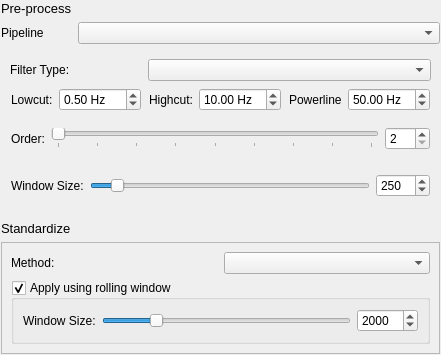
          <widget class="QWidget" name="container_signal_filtering_sidebar" native="true">
           <property name="sizePolicy">
            <sizepolicy hsizetype="Preferred" vsizetype="Fixed">
             <horstretch>0</horstretch>
             <verstretch>0</verstretch>
            </sizepolicy>
           </property>
           <layout class="QGridLayout" name="gridLayout_2">
            <property name="leftMargin">
             <number>1</number>
            </property>
            <property name="topMargin">
             <number>1</number>
            </property>
            <property name="rightMargin">
             <number>1</number>
            </property>
            <property name="bottomMargin">
             <number>1</number>
            </property>
            <item row="4" column="0" colspan="2">
             <widget class="QFrame" name="container_standardize">
              <property name="sizePolicy">
               <sizepolicy hsizetype="Preferred" vsizetype="Fixed">
                <horstretch>0</horstretch>
                <verstretch>0</verstretch>
               </sizepolicy>
              </property>
              <property name="font">
               <font>
                <bold>false</bold>
               </font>
              </property>
              <property name="toolTip">
               <string>Standardization is applied post-filtering</string>
              </property>
              <property name="frameShape">
               <enum>QFrame::StyledPanel</enum>
              </property>
              <layout class="QGridLayout" name="gridLayout_9">
               <item row="0" column="1">
                <widget class="ComboBox" name="combo_box_scale_method"/>
               </item>
               <item row="1" column="0" colspan="2">
                <widget class="QGroupBox" name="container_scale_window_inputs">
                 <property name="sizePolicy">
                  <sizepolicy hsizetype="Preferred" vsizetype="Fixed">
                   <horstretch>0</horstretch>
                   <verstretch>0</verstretch>
                  </sizepolicy>
                 </property>
                 <property name="title">
                  <string>Apply using rolling window</string>
                 </property>
                 <property name="checkable">
                  <bool>true</bool>
                 </property>
                 <property name="checked">
                  <bool>true</bool>
                 </property>
                 <layout class="QHBoxLayout" name="horizontalLayout_2">
                  <item>
                   <widget class="QLabel" name="label_2">
                    <property name="sizePolicy">
                     <sizepolicy hsizetype="Maximum" vsizetype="Preferred">
                      <horstretch>0</horstretch>
                      <verstretch>0</verstretch>
                     </sizepolicy>
                    </property>
                    <property name="text">
                     <string>Window Size:</string>
                    </property>
                    <property name="buddy">
                     <cstring>slider_scale_window_size</cstring>
                    </property>
                   </widget>
                  </item>
                  <item>
                   <widget class="QSlider" name="slider_scale_window_size">
                    <property name="sizePolicy">
                     <sizepolicy hsizetype="Preferred" vsizetype="Fixed">
                      <horstretch>0</horstretch>
                      <verstretch>0</verstretch>
                     </sizepolicy>
                    </property>
                    <property name="minimum">
                     <number>5</number>
                    </property>
                    <property name="maximum">
                     <number>10000</number>
                    </property>
                    <property name="value">
                     <number>2000</number>
                    </property>
                    <property name="orientation">
                     <enum>Qt::Horizontal</enum>
                    </property>
                   </widget>
                  </item>
                  <item>
                   <widget class="QSpinBox" name="spin_box_scale_window_size">
                    <property name="sizePolicy">
                     <sizepolicy hsizetype="Maximum" vsizetype="Fixed">
                      <horstretch>0</horstretch>
                      <verstretch>0</verstretch>
                     </sizepolicy>
                    </property>
                    <property name="correctionMode">
                     <enum>QAbstractSpinBox::CorrectToNearestValue</enum>
                    </property>
                    <property name="minimum">
                     <number>5</number>
                    </property>
                    <property name="maximum">
                     <number>10000</number>
                    </property>
                    <property name="value">
                     <number>2000</number>
                    </property>
                   </widget>
                  </item>
                 </layout>
                </widget>
               </item>
               <item row="0" column="0">
                <widget class="QLabel" name="label">
                 <property name="sizePolicy">
                  <sizepolicy hsizetype="Preferred" vsizetype="Fixed">
                   <horstretch>0</horstretch>
                   <verstretch>0</verstretch>
                  </sizepolicy>
                 </property>
                 <property name="text">
                  <string>Method:</string>
                 </property>
                 <property name="buddy">
                  <cstring>combo_box_scale_method</cstring>
                 </property>
                </widget>
               </item>
              </layout>
             </widget>
            </item>
            <item row="3" column="0">
             <widget class="QLabel" name="label_16">
              <property name="sizePolicy">
               <sizepolicy hsizetype="Preferred" vsizetype="Fixed">
                <horstretch>0</horstretch>
                <verstretch>0</verstretch>
               </sizepolicy>
              </property>
              <property name="font">
               <font>
                <pointsize>10</pointsize>
                <bold>false</bold>
               </font>
              </property>
              <property name="toolTip">
               <string>Standardization is applied post-filtering</string>
              </property>
              <property name="text">
               <string>Standardize</string>
              </property>
             </widget>
            </item>
            <item row="2" column="0" colspan="2">
             <widget class="QWidget" name="container_custom_filter_inputs" native="true">
              <property name="sizePolicy">
               <sizepolicy hsizetype="Preferred" vsizetype="Fixed">
                <horstretch>0</horstretch>
                <verstretch>0</verstretch>
               </sizepolicy>
              </property>
              <layout class="QGridLayout" name="gridLayout_10">
               <item row="3" column="0" colspan="3">
                <widget class="QWidget" name="container_order_inputs" native="true">
                 <property name="sizePolicy">
                  <sizepolicy hsizetype="Preferred" vsizetype="Preferred">
                   <horstretch>0</horstretch>
                   <verstretch>0</verstretch>
                  </sizepolicy>
                 </property>
                 <property name="font">
                  <font>
                   <pointsize>9</pointsize>
                   <bold>false</bold>
                  </font>
                 </property>
                 <layout class="QHBoxLayout" name="horizontalLayout_5">
                  <property name="leftMargin">
                   <number>1</number>
                  </property>
                  <property name="rightMargin">
                   <number>1</number>
                  </property>
                  <item>
                   <widget class="QLabel" name="label_10">
                    <property name="sizePolicy">
                     <sizepolicy hsizetype="Maximum" vsizetype="Preferred">
                      <horstretch>0</horstretch>
                      <verstretch>0</verstretch>
                     </sizepolicy>
                    </property>
                    <property name="font">
                     <font>
                      <pointsize>9</pointsize>
                      <bold>false</bold>
                     </font>
                    </property>
                    <property name="text">
                     <string>Order:</string>
                    </property>
                    <property name="buddy">
                     <cstring>slider_order</cstring>
                    </property>
                   </widget>
                  </item>
                  <item>
                   <widget class="QSlider" name="slider_order">
                    <property name="sizePolicy">
                     <sizepolicy hsizetype="Preferred" vsizetype="Fixed">
                      <horstretch>0</horstretch>
                      <verstretch>0</verstretch>
                     </sizepolicy>
                    </property>
                    <property name="font">
                     <font>
                      <pointsize>9</pointsize>
                      <bold>false</bold>
                     </font>
                    </property>
                    <property name="minimum">
                     <number>2</number>
                    </property>
                    <property name="maximum">
                     <number>10</number>
                    </property>
                    <property name="orientation">
                     <enum>Qt::Horizontal</enum>
                    </property>
                    <property name="tickPosition">
                     <enum>QSlider::TicksBelow</enum>
                    </property>
                    <property name="tickInterval">
                     <number>1</number>
                    </property>
                   </widget>
                  </item>
                  <item>
                   <widget class="QSpinBox" name="spin_box_order">
                    <property name="sizePolicy">
                     <sizepolicy hsizetype="Fixed" vsizetype="Preferred">
                      <horstretch>0</horstretch>
                      <verstretch>0</verstretch>
                     </sizepolicy>
                    </property>
                    <property name="minimumSize">
                     <size>
                      <width>45</width>
                      <height>0</height>
                     </size>
                    </property>
                    <property name="font">
                     <font>
                      <pointsize>9</pointsize>
                      <bold>false</bold>
                     </font>
                    </property>
                    <property name="frame">
                     <bool>true</bool>
                    </property>
                    <property name="correctionMode">
                     <enum>QAbstractSpinBox::CorrectToNearestValue</enum>
                    </property>
                    <property name="minimum">
                     <number>2</number>
                    </property>
                    <property name="maximum">
                     <number>10</number>
                    </property>
                   </widget>
                  </item>
                 </layout>
                </widget>
               </item>
               <item row="0" column="0">
                <widget class="QLabel" name="label_7">
                 <property name="sizePolicy">
                  <sizepolicy hsizetype="Maximum" vsizetype="Preferred">
                   <horstretch>0</horstretch>
                   <verstretch>0</verstretch>
                  </sizepolicy>
                 </property>
                 <property name="font">
                  <font>
                   <pointsize>9</pointsize>
                   <bold>false</bold>
                  </font>
                 </property>
                 <property name="text">
                  <string>Filter Type:</string>
                 </property>
                 <property name="buddy">
                  <cstring>combo_box_filter_method</cstring>
                 </property>
                </widget>
               </item>
               <item row="0" column="1" colspan="2">
                <widget class="ComboBox" name="combo_box_filter_method">
                 <property name="font">
                  <font>
                   <pointsize>9</pointsize>
                   <bold>false</bold>
                  </font>
                 </property>
                </widget>
               </item>
               <item row="1" column="1">
                <widget class="QWidget" name="container_highcut" native="true">
                 <layout class="QGridLayout" name="gridLayout_3">
                  <property name="leftMargin">
                   <number>1</number>
                  </property>
                  <property name="topMargin">
                   <number>1</number>
                  </property>
                  <property name="rightMargin">
                   <number>1</number>
                  </property>
                  <property name="bottomMargin">
                   <number>1</number>
                  </property>
                  <item row="0" column="1">
                   <widget class="QDoubleSpinBox" name="dbl_spin_box_highcut">
                    <property name="sizePolicy">
                     <sizepolicy hsizetype="Minimum" vsizetype="Fixed">
                      <horstretch>0</horstretch>
                      <verstretch>0</verstretch>
                     </sizepolicy>
                    </property>
                    <property name="font">
                     <font>
                      <pointsize>9</pointsize>
                      <bold>false</bold>
                     </font>
                    </property>
                    <property name="frame">
                     <bool>true</bool>
                    </property>
                    <property name="correctionMode">
                     <enum>QAbstractSpinBox::CorrectToNearestValue</enum>
                    </property>
                    <property name="suffix">
                     <string> Hz</string>
                    </property>
                    <property name="maximum">
                     <double>999.990000000000009</double>
                    </property>
                    <property name="singleStep">
                     <double>0.100000000000000</double>
                    </property>
                    <property name="value">
                     <double>10.000000000000000</double>
                    </property>
                   </widget>
                  </item>
                  <item row="0" column="0">
                   <widget class="QLabel" name="label_9">
                    <property name="sizePolicy">
                     <sizepolicy hsizetype="Fixed" vsizetype="Preferred">
                      <horstretch>0</horstretch>
                      <verstretch>0</verstretch>
                     </sizepolicy>
                    </property>
                    <property name="font">
                     <font>
                      <pointsize>9</pointsize>
                      <bold>false</bold>
                     </font>
                    </property>
                    <property name="text">
                     <string>Highcut:</string>
                    </property>
                    <property name="alignment">
                     <set>Qt::AlignLeading|Qt::AlignLeft|Qt::AlignVCenter</set>
                    </property>
                    <property name="buddy">
                     <cstring>dbl_spin_box_highcut</cstring>
                    </property>
                   </widget>
                  </item>
                 </layout>
                </widget>
               </item>
               <item row="1" column="0">
                <widget class="QWidget" name="container_lowcut" native="true">
                 <layout class="QGridLayout" name="gridLayout_5">
                  <property name="leftMargin">
                   <number>1</number>
                  </property>
                  <property name="topMargin">
                   <number>1</number>
                  </property>
                  <property name="rightMargin">
                   <number>1</number>
                  </property>
                  <property name="bottomMargin">
                   <number>1</number>
                  </property>
                  <item row="0" column="0">
                   <widget class="QLabel" name="label_8">
                    <property name="sizePolicy">
                     <sizepolicy hsizetype="Fixed" vsizetype="Preferred">
                      <horstretch>0</horstretch>
                      <verstretch>0</verstretch>
                     </sizepolicy>
                    </property>
                    <property name="font">
                     <font>
                      <pointsize>9</pointsize>
                      <bold>false</bold>
                     </font>
                    </property>
                    <property name="text">
                     <string>Lowcut:</string>
                    </property>
                    <property name="buddy">
                     <cstring>dbl_spin_box_lowcut</cstring>
                    </property>
                   </widget>
                  </item>
                  <item row="0" column="1">
                   <widget class="QDoubleSpinBox" name="dbl_spin_box_lowcut">
                    <property name="sizePolicy">
                     <sizepolicy hsizetype="Minimum" vsizetype="Fixed">
                      <horstretch>0</horstretch>
                      <verstretch>0</verstretch>
                     </sizepolicy>
                    </property>
                    <property name="font">
                     <font>
                      <pointsize>9</pointsize>
                      <bold>false</bold>
                     </font>
                    </property>
                    <property name="wrapping">
                     <bool>false</bool>
                    </property>
                    <property name="frame">
                     <bool>true</bool>
                    </property>
                    <property name="correctionMode">
                     <enum>QAbstractSpinBox::CorrectToNearestValue</enum>
                    </property>
                    <property name="suffix">
                     <string> Hz</string>
                    </property>
                    <property name="maximum">
                     <double>999.990000000000009</double>
                    </property>
                    <property name="singleStep">
                     <double>0.100000000000000</double>
                    </property>
                    <property name="stepType">
                     <enum>QAbstractSpinBox::AdaptiveDecimalStepType</enum>
                    </property>
                    <property name="value">
                     <double>0.500000000000000</double>
                    </property>
                   </widget>
                  </item>
                 </layout>
                </widget>
               </item>
               <item row="5" column="0" colspan="3">
                <widget class="QWidget" name="container_window_size" native="true">
                 <property name="font">
                  <font>
                   <pointsize>9</pointsize>
                   <bold>false</bold>
                  </font>
                 </property>
                 <layout class="QHBoxLayout" name="horizontalLayout_3">
                  <property name="leftMargin">
                   <number>1</number>
                  </property>
                  <property name="rightMargin">
                   <number>1</number>
                  </property>
                  <item>
                   <widget class="QLabel" name="label_11">
                    <property name="sizePolicy">
                     <sizepolicy hsizetype="Maximum" vsizetype="Preferred">
                      <horstretch>0</horstretch>
                      <verstretch>0</verstretch>
                     </sizepolicy>
                    </property>
                    <property name="font">
                     <font>
                      <pointsize>9</pointsize>
                      <bold>false</bold>
                     </font>
                    </property>
                    <property name="text">
                     <string>Window Size:</string>
                    </property>
                    <property name="scaledContents">
                     <bool>true</bool>
                    </property>
                    <property name="buddy">
                     <cstring>slider_window_size</cstring>
                    </property>
                   </widget>
                  </item>
                  <item>
                   <widget class="QSlider" name="slider_window_size">
                    <property name="sizePolicy">
                     <sizepolicy hsizetype="Preferred" vsizetype="Fixed">
                      <horstretch>0</horstretch>
                      <verstretch>0</verstretch>
                     </sizepolicy>
                    </property>
                    <property name="font">
                     <font>
                      <pointsize>9</pointsize>
                      <bold>false</bold>
                     </font>
                    </property>
                    <property name="minimum">
                     <number>5</number>
                    </property>
                    <property name="maximum">
                     <number>3333</number>
                    </property>
                    <property name="singleStep">
                     <number>1</number>
                    </property>
                    <property name="value">
                     <number>250</number>
                    </property>
                    <property name="orientation">
                     <enum>Qt::Horizontal</enum>
                    </property>
                   </widget>
                  </item>
                  <item>
                   <widget class="QSpinBox" name="spin_box_window_size">
                    <property name="sizePolicy">
                     <sizepolicy hsizetype="Fixed" vsizetype="Preferred">
                      <horstretch>0</horstretch>
                      <verstretch>0</verstretch>
                     </sizepolicy>
                    </property>
                    <property name="minimumSize">
                     <size>
                      <width>45</width>
                      <height>0</height>
                     </size>
                    </property>
                    <property name="font">
                     <font>
                      <pointsize>9</pointsize>
                      <bold>false</bold>
                     </font>
                    </property>
                    <property name="frame">
                     <bool>true</bool>
                    </property>
                    <property name="accelerated">
                     <bool>true</bool>
                    </property>
                    <property name="correctionMode">
                     <enum>QAbstractSpinBox::CorrectToNearestValue</enum>
                    </property>
                    <property name="minimum">
                     <number>5</number>
                    </property>
                    <property name="maximum">
                     <number>3333</number>
                    </property>
                    <property name="singleStep">
                     <number>1</number>
                    </property>
                    <property name="value">
                     <number>250</number>
                    </property>
                   </widget>
                  </item>
                 </layout>
                </widget>
               </item>
               <item row="1" column="2">
                <widget class="QWidget" name="container_powerline" native="true">
                 <layout class="QGridLayout" name="gridLayout_14">
                  <property name="leftMargin">
                   <number>1</number>
                  </property>
                  <property name="topMargin">
                   <number>1</number>
                  </property>
                  <property name="rightMargin">
                   <number>1</number>
                  </property>
                  <property name="bottomMargin">
                   <number>1</number>
                  </property>
                  <item row="0" column="0">
                   <widget class="QLabel" name="label_20">
                    <property name="sizePolicy">
                     <sizepolicy hsizetype="Fixed" vsizetype="Preferred">
                      <horstretch>0</horstretch>
                      <verstretch>0</verstretch>
                     </sizepolicy>
                    </property>
                    <property name="text">
                     <string>Powerline</string>
                    </property>
                    <property name="buddy">
                     <cstring>dbl_spin_box_powerline</cstring>
                    </property>
                   </widget>
                  </item>
                  <item row="0" column="1">
                   <widget class="QDoubleSpinBox" name="dbl_spin_box_powerline">
                    <property name="toolTip">
                     <string>The powerline frequency (usually 50 Hz or 60 Hz)</string>
                    </property>
                    <property name="suffix">
                     <string> Hz</string>
                    </property>
                    <property name="maximum">
                     <double>500.000000000000000</double>
                    </property>
                    <property name="value">
                     <double>50.000000000000000</double>
                    </property>
                   </widget>
                  </item>
                 </layout>
                </widget>
               </item>
              </layout>
             </widget>
            </item>
            <item row="1" column="1">
             <widget class="ComboBox" name="combo_box_preprocess_pipeline">
              <property name="font">
               <font>
                <pointsize>9</pointsize>
                <bold>false</bold>
               </font>
              </property>
              <property name="toolTip">
               <string>&lt;html&gt;&lt;head/&gt;&lt;body&gt;&lt;p&gt;Select the pre-processing pipeline for the signal or create a custom filter&lt;/p&gt;&lt;/body&gt;&lt;/html&gt;</string>
              </property>
             </widget>
            </item>
            <item row="1" column="0">
             <widget class="QLabel" name="label_12">
              <property name="sizePolicy">
               <sizepolicy hsizetype="Maximum" vsizetype="Preferred">
                <horstretch>0</horstretch>
                <verstretch>0</verstretch>
               </sizepolicy>
              </property>
              <property name="font">
               <font>
                <pointsize>9</pointsize>
                <bold>false</bold>
               </font>
              </property>
              <property name="text">
               <string>Pipeline</string>
              </property>
              <property name="buddy">
               <cstring>combo_box_preprocess_pipeline</cstring>
              </property>
             </widget>
            </item>
            <item row="0" column="0">
             <widget class="QLabel" name="label_5">
              <property name="sizePolicy">
               <sizepolicy hsizetype="Preferred" vsizetype="Fixed">
                <horstretch>0</horstretch>
                <verstretch>0</verstretch>
               </sizepolicy>
              </property>
              <property name="font">
               <font>
                <pointsize>10</pointsize>
               </font>
              </property>
              <property name="text">
               <string>Pre-process</string>
              </property>
             </widget>
            </item>
           </layout>
          </widget>
